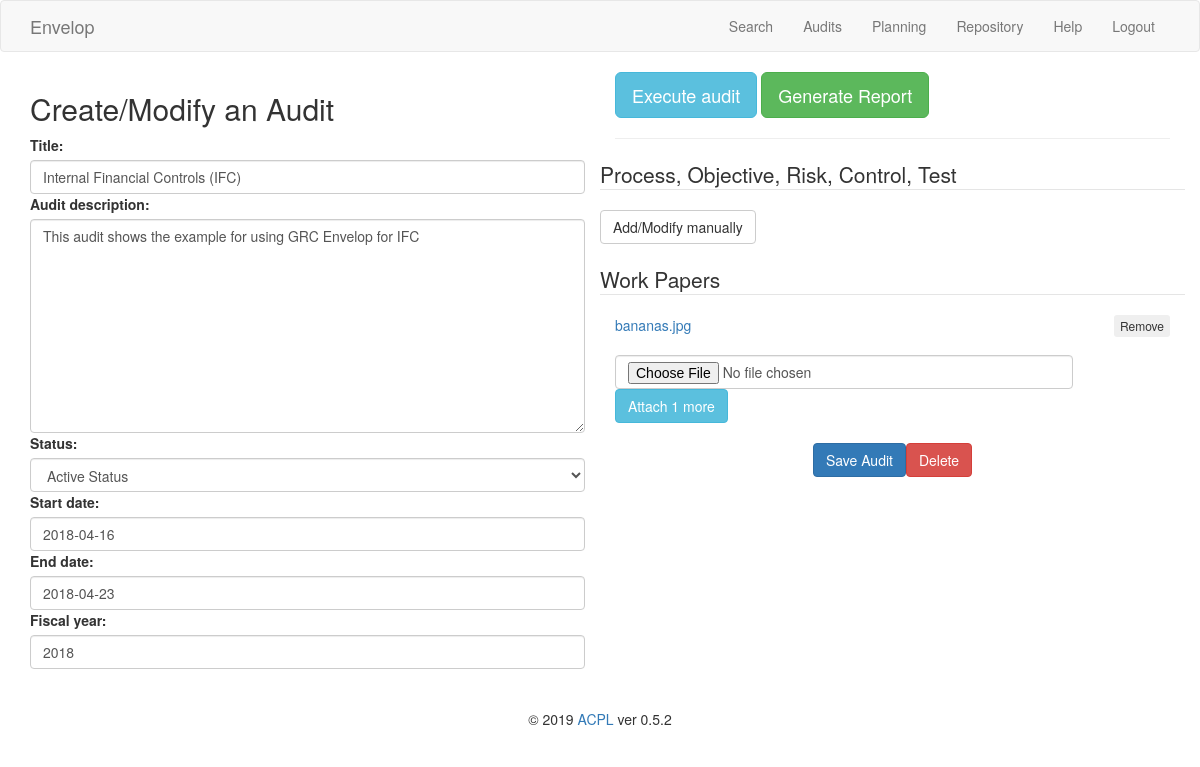
The page /audits/audit/8/ (signed in) on the database its author committed.
### audits/models.py (models this page shows, shortened)
class Audit(models.Model):
    DRAFT = "DR"
    ACTIVE = "AC"
    CLOSED = "CL"
    status_choices = (
        (DRAFT, 'Draft Status'),
        (ACTIVE, 'Active Status'),
        (CLOSED, 'Closed Status'),
        )
    title = models.CharField(max_length=200)
    desc = models.TextField('audit description', blank=True)
    status = models.CharField(max_length=2,
                              choices=status_choices,
                            default=DRAFT)
    start_date = models.DateField()
    end_date = models.DateField()
    fy = models.CharField('fiscal year', max_length=4)
    changed_by = models.ForeignKey('auth.User',on_delete=models.DO_NOTHING,)
    changed_on = models.DateTimeField(auto_now=True)
    papers = GenericRelation(Attachment)

class Attachment(models.Model):
    workpaper = models.FileField('Workpapers',
         upload_to='attachments/')
    filename = models.CharField(max_length=200)
    content_type = models.ForeignKey(ContentType, on_delete=models.CASCADE,)
    object_id = models.PositiveIntegerField()
    content_object = GenericForeignKey('content_type', 'object_id')

### audits/views.py (the view)
# urls.py: url(r'^audit/(?P<audit_id>[0-9]+)/$', login_required(views.audit),
def audit(request, audit_id):
    aud = get_object_or_404(Audit, pk=audit_id)
    if request.method == "POST":
        form = AuditForm(request.POST, request.FILES, instance=aud)
        if form.is_valid():
            audit = form.save(commit=False)
            audit.changed_by = request.user
            audit.changed_on = timezone.now()
            audit = form.save()
            messages.success(request, 'Audit information was saved')
            papers = request.FILES.getlist('papers')
            try:
                if papers:
                    Attachment.objects.bulk_create(
                        [Attachment(content_object=audit,
                             workpaper=attachment, filename=attachment.name)
                              for attachment in papers])
                messages.success(request, 'Attachment saved')
            except:
                messages.error(request, 'Attachment NOT saved')
                pass
            if request.POST.get('add_from_repo') == "":
                messages.info(request, 'add from repo')
                return render(request, 'audits/not_implemented.html')
            elif request.POST.get('copy_from_audit') == "":
                messages.info(request, 'copy from audit')
                return render(request, 'audits/not_implemented.html')
            elif request.POST.get('add_manually') == "":
                messages.info(request, 'You may now add processes')
                return HttpResponseRedirect(reverse('audits:audit_management',
                 args=[audit.id]))
            elif request.POST.get('delete') == "":
                aud.delete()
                messages.success(request, 'Audit deleted')
                return HttpResponseRedirect(reverse('audits:index'))
            else:
                return HttpResponseRedirect(reverse('audits:audit', args=(audit.id,)))
        else:
            messages.error(request, 'Your audit was NOT saved')
            return render(request, "audits/audit.html", {'form': form})
    else:
        form = AuditForm(instance=aud)
        return render(request, "audits/audit.html", {'form': form})

### audits/forms.py
class AuditForm(forms.ModelForm):
    def __init__(self, *args, **kwargs):
        super(AuditForm, self).__init__(*args, **kwargs)
        for field_name, field in list(self.fields.items()):
            field.widget.attrs['class'] = 'form-control'
    class Meta:
        model = Audit
        fields = ('title', 'desc', 'status', 'start_date', 'end_date', 'fy')

### audits/templates/audits/audit.html (shortened to what this page needs)
{% extends "base.html" %}
{% block header_html %}
    <link rel="stylesheet" href="https://cdnjs.cloudflare.com/ajax/libs/bootstrap-datepicker/1.4.1/css/bootstrap-datepicker3.css"/>
{% endblock %}
{% block content %}
<div class="col-md-12">
    <div class="col-md-6">
        <h2>Create/Modify an Audit</h2>
        <form method="POST" class="post-form" enctype="multipart/form-data" class="form-horizontal">
            <div class="fieldWrapper">
            {{ form.title.label_tag }} <br>
            {{ form.title }}
            </div>
            <div class="fieldWrapper">
            {{ form.desc.label_tag }} <br>
            {{ form.desc }}
        </div>
        <div class="fieldWrapper">
            {{ form.status.label_tag }} <br>
            {{ form.status }}
            </div>
            <div class="fieldWrapper">
            {{ form.start_date.label_tag }} <br>
            {{ form.start_date }}
            </div>
        <div class="fieldWrapper date-picker">
            {{ form.end_date.label_tag }} <br>
            {{ form.end_date }}
            </div>
          <div class="fieldWrapper">
            {{ form.fy.label_tag }} <br>
            {{ form.fy }}
            </div>
<br><br>
    </div>
    <div class="col-md-6">
    	{% if form.instance.id %}
		<div class="row">
	        <div class="col-sm-3">
	        	{% if form.instance.status == 'CL' %}
	        		<a href="#" onClick="alert('Audit is closed!')" class="btn btn-default btn-lg">Execute audit</a>
				{% else %}
	        		<a href="{% url 'audits:audit_execute' form.instance.id 'process' %}" class="btn btn-info btn-lg">Execute audit</a>
	        	{% endif %}
	        </div>
	        <div class="col-sm-3">
 				<a href="{% url 'audits:audit_report' form.instance.id %}" target="_blank" class="btn btn-success btn-lg">Generate Report</a>
	        </div>
        </div>
        <hr>
        <div class="row">
	        <fieldset>
	        <legend>Process, Objective, Risk, Control, Test</legend>
	        	<button type="submit" class="save btn btn-default" name="add_manually">Add/Modify manually</button>
	        </fieldset>
        </div>
         {% endif %}
         <div class="row">
         </div>
        <div class="row workPapers">
        <fieldset>
            <legend>Work Papers</legend>
            {% if form.instance and form.instance.papers.all.0 %}
            {% with form.instance.papers.all as papers %}
            {% for paper in papers %}
            <div class="col-md-12" id="workPaper_{{ paper.id }}">
                <a href="{{paper.workpaper.url}}" target="_blank">{{paper.filename}}</a><button type="button" onclick="removeAttachment({{ paper.id }})" class="btn btn-xs pull-right">Remove</button>
                <br><br>
            </div>
            {% endfor %}
            {% endwith %}
            {% endif %}
            <div class="col-md-10"><input type="file" class="form-control" name="papers"></div>
        </div>
        	<button type="button" class="btn btn-info" onclick="attachPaper();">Attach 1 more</button>
         <div class="row">
         </div>
         <div class="row text-center">
         	<button type="submit" class="save btn btn-primary" name="save">Save Audit</button><button type="submit" class="btn btn-danger" name="delete">Delete</button>
         </div>
    </div>
</div>
{% endblock %}

### rows shown on the page
Audit: title "Internal Financial Controls (IFC)", desc "This audit shows the example for using GRC Envelop for IFC", status "Active Status", start_date "2018-04-16", end_date "2018-04-23", fy "2018"
Attachment: filename "bananas.jpg"
